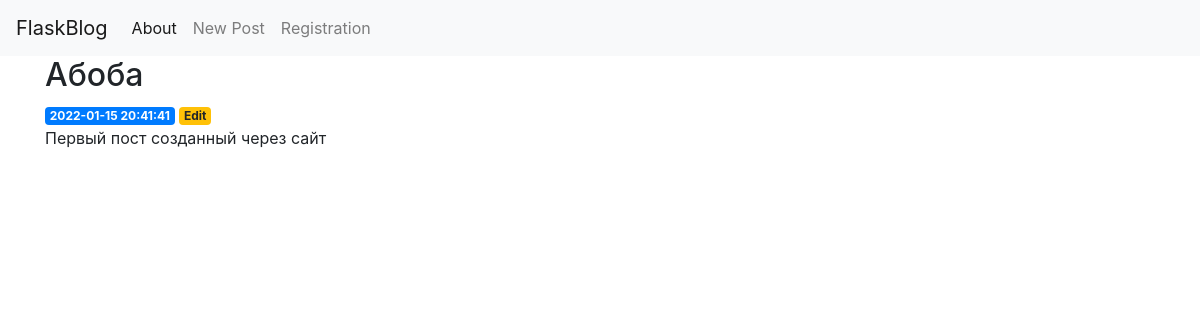
/4, run on the app's committed database.
### app/models.py (models this page shows)
class Post(db.Model):
    __tablename__ = 'posts'
    id = db.Column(db.Integer(), primary_key=True)
    created = db.Column(db.DateTime(), default= datetime.utcnow())
    title= db.Column(db.Text(), nullable=False)
    content = db.Column(db.Text(), nullable=False)

### app/views.py (the view)
@app.route('/<int:post_id>')
def post(post_id):
    post = get_post(post_id)
    return render_template('post.html', post=post)

### app/alchemy_repositories.py (called while the page is built)
def get_post(post_id):
    return Post.query.get(post_id)

### app/templates/post.html
{% extends 'base.html' %}
{% block content %}
    <h2>{% block title %} {{ post['title'] }} {% endblock %}</h2>
    <span class="badge badge-primary">{{ post['created'] }}</span>
    <a href="{{ url_for('edit', id=post['id']) }}">
        <span class="badge badge-warning">Edit</span>
    </a>
    <p>{{ post['content'] }}</p>
{% endblock %}

### data on the page
Post: title "Абоба", created "2022-01-15 20:41:41", content "Первый пост созданный через сайт"
